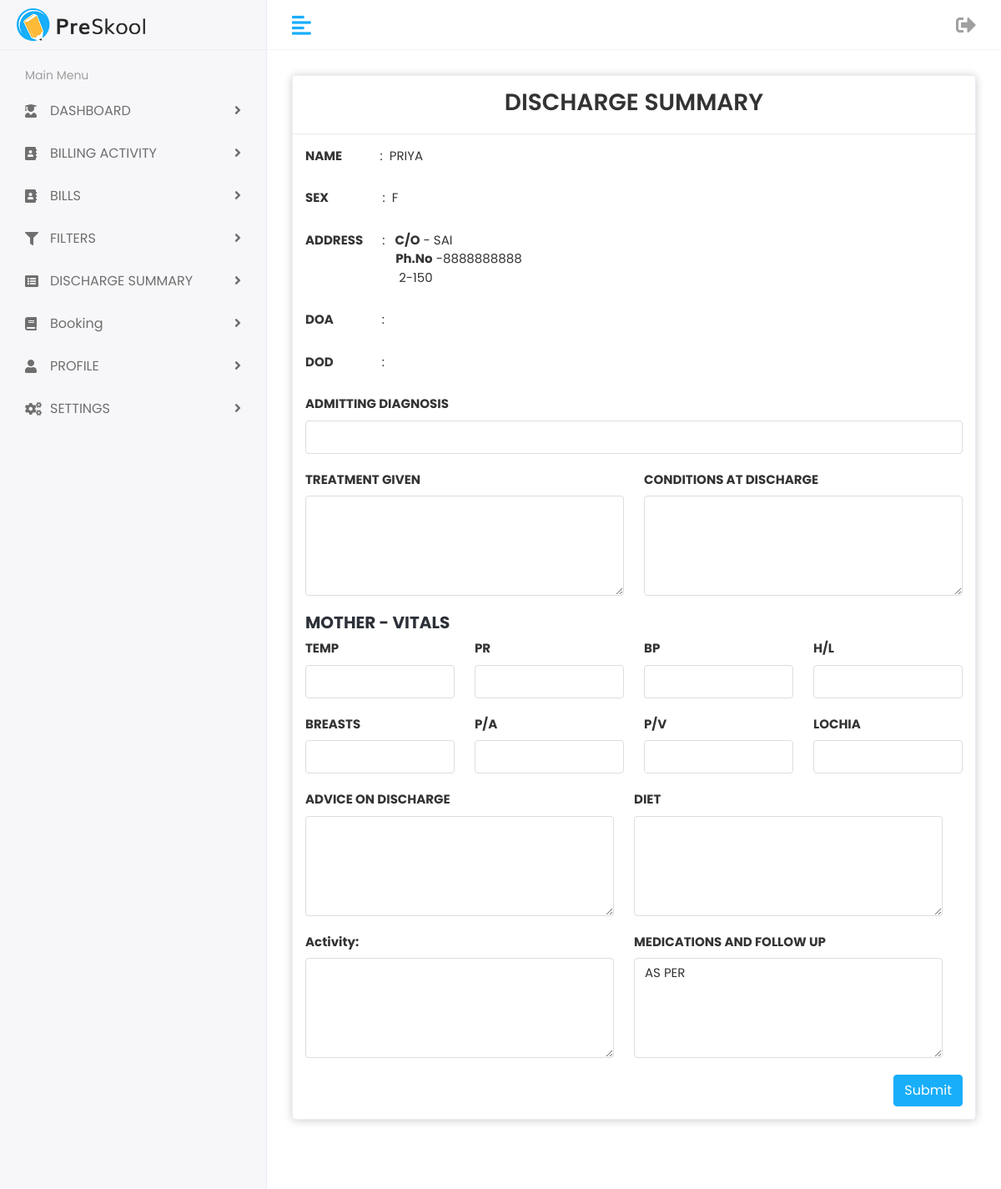
Screenshot of /discharge_summary_sub.php?pid=P202209181 with the database file from the repository.
### tables this page shows
CREATE TABLE `patient_primary_information` (
  `id` varchar(10) NOT NULL,
  `name` varchar(100) NOT NULL,
  `dob` date NOT NULL,
  `p_age` int(3) NOT NULL,
  `gender` varchar(20) NOT NULL,
  `patient_phone_number` varchar(10) NOT NULL,
  `patient_aadhaar` varchar(12) NOT NULL,
  `caste` varchar(20) NOT NULL,
  `religion` varchar(20) NOT NULL,
  `present_address` varchar(150) NOT NULL,
  `permanent_address` varchar(150) NOT NULL,
  `patient_qualification` varchar(30) NOT NULL,
  `patient_occupation` varchar(30) NOT NULL,
  `spouse_name` varchar(100) NOT NULL,
  `spouse_contact` varchar(10) NOT NULL,
  `spose_dob` date NOT NULL,
  `spouse_age` int(3) NOT NULL,
  `spouse_gender` varchar(5) NOT NULL,
  `spouse_occupation` varchar(20) NOT NULL,
  `spouse_qualification` varchar(20) NOT NULL,
  `lmp` date NOT NULL,
  `edd` date NOT NULL,
  `pog` varchar(25) NOT NULL,
  `cardtype` varchar(20) NOT NULL,
  `socio_economic_status` varchar(20) NOT NULL,
  `spouse_aadhaar` varchar(12) NOT NULL,
  `date` timestamp NOT NULL DEFAULT current_timestamp() ON UPDATE current_timestamp()
);

### discharge_summary_sub.php (the view, shortened to what this page needs)
<?php
include 'connect.php';
$pid = $_GET['pid'];
$tid = $_GET['tid'];
$query = "select  * from  patient_primary_information WHERE id='$pid'";
$query1 = "select * from  patient_surgery_form WHERE id='$pid' and token_id='$tid'";
$run = mysqli_query($con, $query);
$res = mysqli_fetch_assoc($run);
$run1 = mysqli_query($con, $query1);
$res1 = mysqli_fetch_assoc($run1);
?>
<!DOCTYPE html>
<html lang="en">
<head>
	<link rel="stylesheet" href="assets/plugins/bootstrap/css/bootstrap.min.css">
	<link rel="stylesheet" href="assets/plugins/fontawesome/css/fontawesome.min.css">
	<link rel="stylesheet" href="assets/plugins/fontawesome/css/all.min.css">
	<link rel="stylesheet" href="assets/plugins/datatables/datatables.min.css">
	<link rel="stylesheet" href="assets/css/style.css">
</head>
<body>
	<div class="main-wrapper">
		<?php include 'menu.php'; ?>
		<div class="page-wrapper">
			<div class="content container-fluid">
				<div class="page-header">
					<div class="row">
						<div class="col-md-12">
							<div class="card">
								<div class="card-header">
									<h3 align="center" class="page-title">DISCHARGE SUMMARY</h3>
								</div>
								<div class="card-body">
									<form method="post"  class="needs-validation" novalidate>
										<div class="form-group">
											<label><b>NAME&nbsp&nbsp&nbsp&nbsp&nbsp&nbsp&nbsp&nbsp&nbsp&nbsp&nbsp&nbsp&nbsp</b> :&nbsp&nbsp<?php echo $res['name'] ?></label>
										</div>
										<div class="form-group">
											<label><b>SEX&nbsp&nbsp&nbsp&nbsp&nbsp&nbsp&nbsp&nbsp&nbsp&nbsp&nbsp&nbsp&nbsp&nbsp&nbsp&nbsp&nbsp&nbsp&nbsp</b> :&nbsp <?php echo $res['gender'] ?></label>
										</div>
										<div class="form-group">
											<label><b>ADDRESS&nbsp&nbsp&nbsp&nbsp&nbsp&nbsp</b> :&nbsp&nbsp <b>C/O</b> - <?php echo $res['spouse_name'];
																															echo "<br>";
																															echo "<b>Ph.No</b> -";
																															echo $res['spouse_contact'];
																															echo "<br>";
																															echo $res['present_address'] ?></label>
										</div>
										<div class="form-group">
											<label><b>DOA&nbsp&nbsp&nbsp&nbsp&nbsp&nbsp&nbsp&nbsp&nbsp&nbsp&nbsp&nbsp&nbsp&nbsp&nbsp&nbsp&nbsp</b> :&nbsp&nbsp<?php echo $res1['date_of_admission'] ?></label>
										</div>
										<div class="form-group">
											<label><b>DOD&nbsp&nbsp&nbsp&nbsp&nbsp&nbsp&nbsp&nbsp&nbsp&nbsp&nbsp&nbsp&nbsp&nbsp&nbsp&nbsp&nbsp</b> :&nbsp&nbsp<?php echo $res1['date_of_discharge'] ?></label>
										</div>
										<div class="col-md-12">
											<div class="form-group">
												<label><b>ADMITTING DIAGNOSIS</b> </label>
												<input type="text" name="ad" class="form-control" required>
											</div>
										</div>
										<div class="row">
											<div class="col-md-6">
												<div class="form-group">
													<label><b>TREATMENT GIVEN</b></label>
													<textarea name="tg" class="form-control"required></textarea>
												</div>
											</div>
											<div class="col-md-6">
												<div class="form-group">
													<label><b>CONDITIONS AT DISCHARGE</b></label>
													<textarea name="cad" class="form-control"required></textarea>
												</div>
											</div>
										</div>
										<h5 class="card-title"><b>MOTHER - VITALS</b></h5>
										<div class="row">
											<div class="col-md-3">
												<div class="form-group">
													<label><b>TEMP</b></label>
													<input type="digit" name="temp" class="form-control" required>
												</div>
											</div>
											<div class="col-md-3">
												<div class="form-group">
													<label><b>PR</b></label>
													<input type="digit" name="pr" class="form-control" required>
												</div>
											</div>
											<div class="col-md-3">
												<div class="form-group">
													<label><b>BP</b></label>
													<input type="digit" name="bp" class="form-control" required>
												</div>
											</div>
											<div class="col-md-3">
												<div class="form-group">
													<label><b>H/L</b></label>
													<input type="digit" name="hl" class="form-control" required>
												</div>
											</div>
										</div>
										<div class="row">
											<div class="col-md-3">
												<div class="form-group">
													<label><b>BREASTS</b></label>
													<input type="digit" name="bre" class="form-control" required>
												</div>
											</div>
											<div class="col-md-3">
												<div class="form-group">
													<label><b>P/A</b></label>
													<input type="digit" name="pa" class="form-control" required>
												</div>
											</div>
											<div class="col-md-3">
												<div class="form-group">
													<label><b>P/V</b></label>
													<input type="digit" name="pv" class="form-control" required>
												</div>
											</div>
											<div class="col-md-3">
												<div class="form-group">
													<label><b>LOCHIA</b></label>
													<input type="digit" name="lo" class="form-control" required>
												</div>
											</div>
											<div class="row">
												<div class="col-md-6">
													<div class="form-group">
														<label><b>ADVICE ON DISCHARGE</b></label>
														<textarea name="aod" class="form-control"required></textarea>
													</div>
												</div>
												<div class="col-md-6">
													<div class="form-group">
														<label><b>DIET</b></label>
														<textarea name="diet" class="form-control"required></textarea>
													</div>
												</div>
											</div>
											<div class="row">
												<div class="col-md-6">
													<div class="form-group">
														<label><b>Activity:</b></label>
														<textarea name="activity" class="form-control"required></textarea>
													</div>
												</div>
												<div class="col-md-6">
													<div class="form-group">
														<label><b>MEDICATIONS AND FOLLOW UP</b> </label>
														<textarea name="mafu" class="form-control"required>AS PER <?php echo $res1['doctor_name']; ?></textarea>
													</div>
												</div>
											</div>
											<div class="text-end">
												<button type="submit" class="btn btn-primary" name="submit">Submit </button>
											</div>
									</form>
								</div>
							</div>
						</div>
					</div>
				</div>
			</div>
		</div>
	</div>
</body>
</html>

### rows the page displays
patient_primary_information: name "PRIYA", gender "F", spouse_name "SAI", spouse_contact "8888888888", present_address "2-150"
